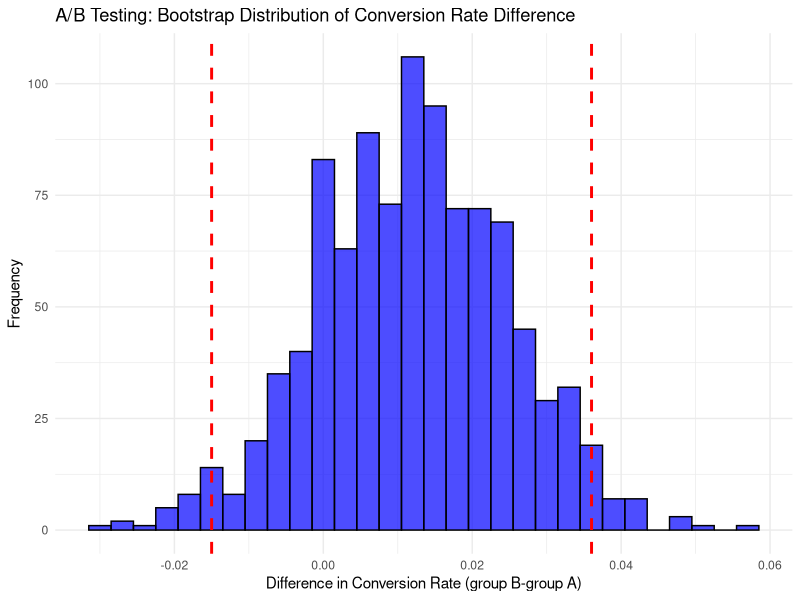

Here is the R script that generated this plot:
# 1. Load Essential Library
library(tidyverse)
# 2. Simulate A/B Test Data
# Group A: Old UI(10% conversion rate)
# Group B: New UI(12% conversion rate)
set.seed(123)
group_A <- rbinom(1000, 1, 0.1)
group_B <- rbinom(1000, 1, 0.12)
# 3. Bootsrapping: Calculate the difference in means 1000 times
bootstrap_diffs <- replicate(1000, {
  sample_A <- sample(group_A, replace=TRUE)
  sample_B <- sample(group_B, replace=TRUE)
  mean(sample_B)-mean(sample_A)
})
# 4. Visualization: Histogram with 95% Confidence Interval
ggplot(data.frame(diff=bootstrap_diffs), aes(x=diff))+
  geom_histogram(bins=30, fill="blue", color="black", alpha=0.7)+
# Add 95% CI Lines
  geom_vline(xintercept=quantile(bootstrap_diffs, 0.025), color="red", linetype="dashed", size=1)+
  geom_vline(xintercept=quantile(bootstrap_diffs, 0.975), color="red", linetype="dashed", size=1)+
  labs(
    title="A/B Testing: Bootstrap Distribution of Conversion Rate Difference",
    subtitke="Estimating the 95% Confidence Interval via 1000 resamples",
    x="Difference in Conversion Rate (group B-group A)",
    y="Frequency"
  )+
  theme_minimal()
# 5. Statistical Insights
# The red dashed lines represent the 95% Confidence Interval
# Since the entire interval is above zero, we can conclude that the new UI(group B) has a statistically significant higher conversion rate than the old UI(group A).
